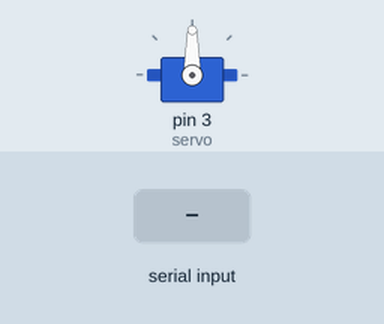
A sketch run on a simulated Arduino Uno, built with avr-gcc and run on an emulated ATmega328P. Shown: servo. The test bench sets the inputs (shaded band).

Above: at 1.2 s.
1.3 s: "0" received over Serial
At 1.6 s:
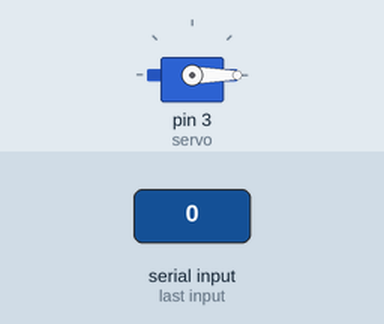
2.8 s: "1" received over Serial
At 3.9 s:
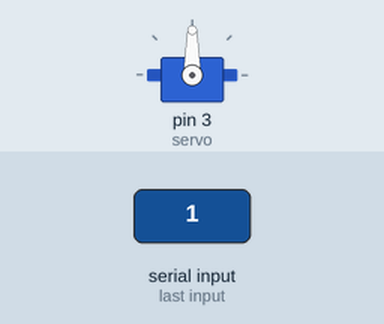
Timing chart, 0 to 5.8 s (numbered marks = the images above; inputs shaded):
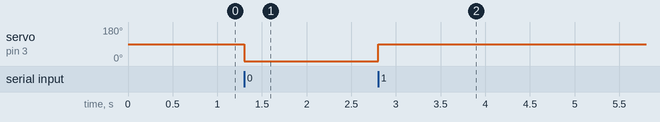

The sketch:

ArduinoCancela.ino
```cpp
#include <Servo.h>

Servo servo_3;
const int servo = 3;

void setup() {
  Serial.begin(9600);
  servo_3.attach(servo);
}

void loop() {
  if (Serial.available() > 0) {
    char receivedChar = Serial.read();
    if (receivedChar == '1') {
      servo_3.write(90);
    } else if (receivedChar == '0') {
      servo_3.write(0);
    }
  }
}
```

Measured:
- after the input at 1.3 s, servo on pin 3 (servo): 90° → 0° at once
- after the input at 2.8 s, servo on pin 3 (servo): 0° → 90° at once
